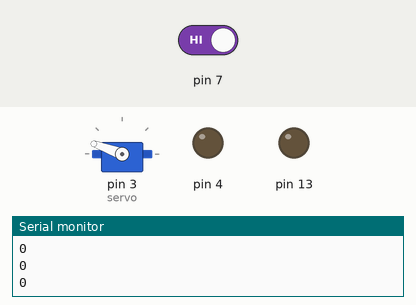
A sketch run on a simulated Arduino Uno, built with avr-gcc and run on an emulated ATmega328P. Parts: servo, output pins drawn as LEDs (lit = HIGH), the last lines printed to the serial monitor. The inputs (shaded band) are chosen by the test bench; at power-on: pin 7 HIGH.

Above: at 1.2 s.
1.3 s: pin 7 driven LOW
At 5.0 s:
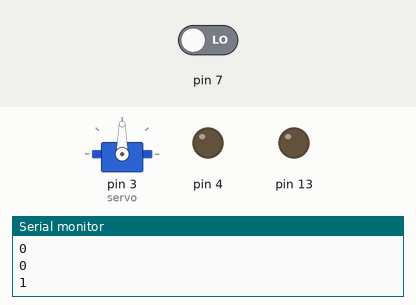
At 8.6 s:
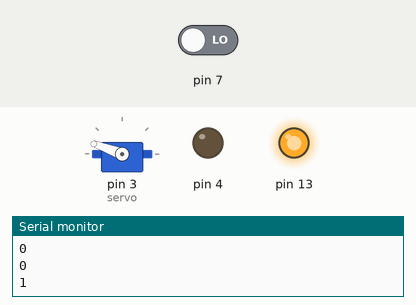
Timing chart, 0 to 58.9 s (numbered marks = the images above; inputs shaded):
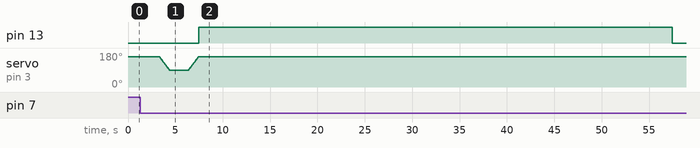

Measured:
- after the input at 1.3 s, pin 13: LOW → HIGH after 6.1 s, → LOW 50.0 s later

The sketch:

sketch_nov27a.ino
```cpp
  int a;
  int i=0;
  #include <Servo.h>
  Servo servo;
  int pos = 0;
  void setup() {
  pinMode(7,INPUT);
  pinMode(13,OUTPUT);
  pinMode(4,OUTPUT);
  servo.attach(3);
  Serial.begin(9600);
  }
  void loop() {
  a=digitalRead(7);
  if(a==LOW){
  delay(1000);
  i++;
  delay(1000);
  }
  Serial.println(i);
  if(i>0 && i<2){
  for (pos = 160; pos >= 90; pos -= 1) {
    servo.write(pos);
    delay(15);
  }
  delay(2000);
  for (pos = 90; pos <= 160; pos += 1) {
    servo.write(pos);
    delay(15);
  }
  digitalWrite(13,HIGH);///Node MCU Relay
  delay(50000);
  digitalWrite(13,LOW);
  i++;
  }
  else
  {
  for (pos = 160; pos <= 160; pos += 160) {
    servo.write(pos);
    delay(15);
  }
  digitalWrite(13,LOW);
  }
  }
```
